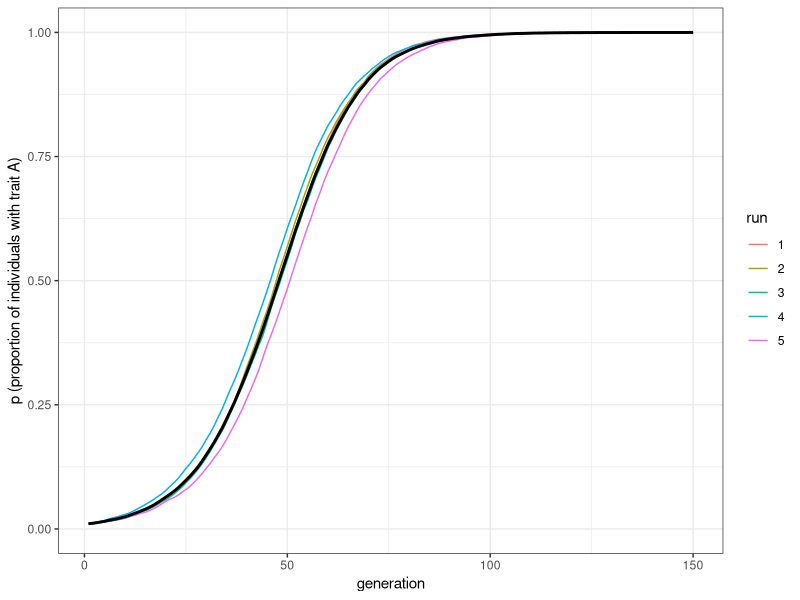
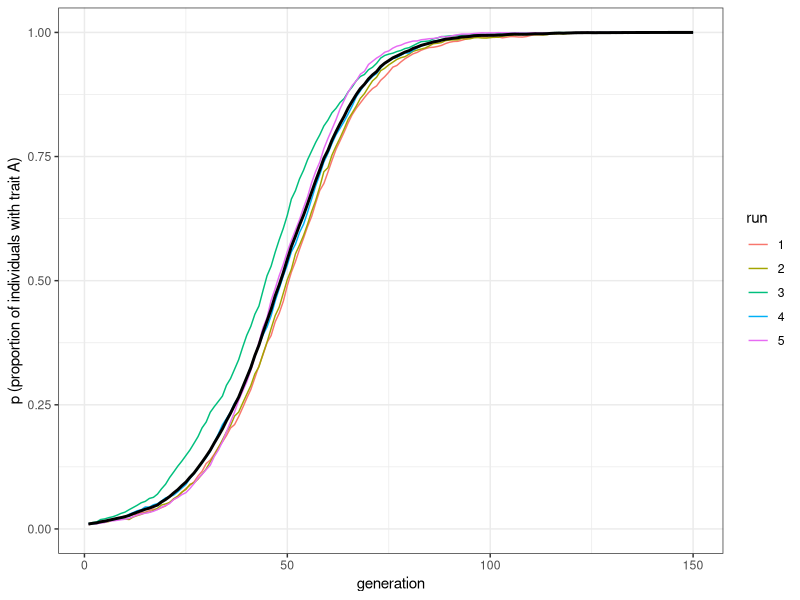
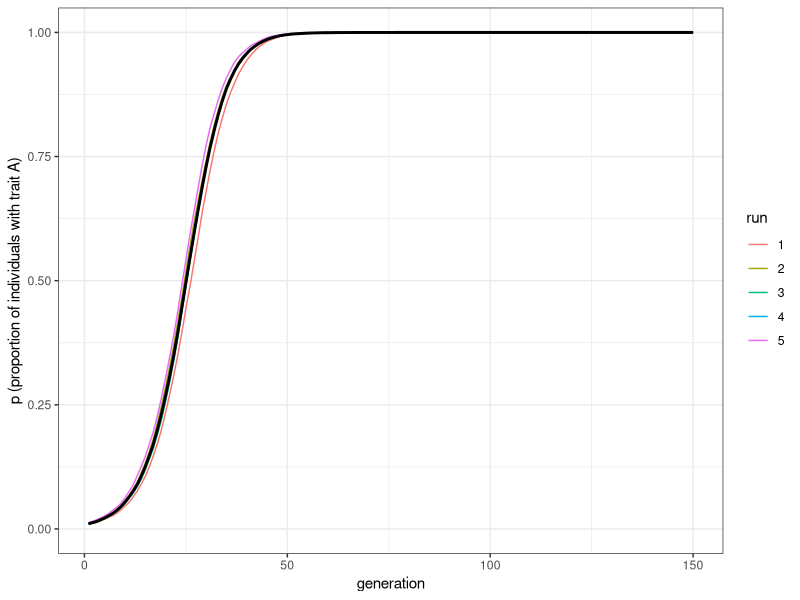

The R source for these figures, in order:
## ---- chunk 1
library(tidyverse)

biased_transmission_direct <- function (
  population_size, N, s_a, s_b, p_0, t_max, r_max) {
  
  output <- tibble(generation = rep(1:t_max, r_max), 
                   p = as.numeric(rep(NA, t_max * r_max)), 
                   run = as.factor(rep(1:r_max, each = t_max)))
  
  for (r in 1:r_max) {
    # Create first generation
    population <- tibble(trait = sample(c("A", "B"), N, 
                                        replace = TRUE, prob = c(p_0, 1 - p_0))) 
    
    # Add first generation's p for run r
    output[output$generation == 1 & output$run == r, ]$p <- 
      sum(population$trait == "A") / N 

    for (t in 2:t_max) {
      # Copy individuals to previous_population tibble
      previous_population <- population 
      
      # For each individual, pick a random individual from the previous generation
      demonstrator_trait <- 
        tibble(trait = sample(previous_population$trait, N, replace = TRUE)) 
      
      # Biased probabilities to copy:
      copy_a <- sample(c(TRUE, FALSE), N, prob = c(s_a, 1 - s_a), replace = TRUE) 
      copy_b <- sample(c(TRUE, FALSE), N, prob = c(s_b, 1 - s_b), replace = TRUE) 
      
      # If the demonstrator has trait A and the individual wants to copy A, then copy A
      if (nrow(population[copy_a & demonstrator_trait$trait == "A", ]) > 0) {
        population[copy_a & demonstrator_trait$trait == "A", ]$trait <- "A" 
      }  
      
      # If the demonstrator has trait B and the individual wants to copy B, then copy B
      if (nrow(population[copy_b & demonstrator_trait$trait == "B", ]) > 0) {
        population[copy_b & demonstrator_trait$trait == "B", ]$trait <- "B" 
      }  
      # Get p and put it into output slot for this generation t and run r
      output[output$generation == t & output$run == r, ]$p <- 
        sum(population$trait == "A") / N 
    }
  }
  # Export data from function
  output 
}
## ---- chunk 2
plot_multiple_runs <- function(data_model) {
  ggplot(data = data_model, aes(y = p, x = generation)) +
    geom_line(aes(colour = run)) +
    stat_summary(fun = mean, geom = "line", size = 1) +
    ylim(c(0, 1)) +
    theme_bw() +
    labs(y = "p (proportion of individuals with trait A)")
}
## ---- chunk 3
data_model <- biased_transmission_direct(N = 10000, s_a = 0.1, s_b = 0 , 
                                         p_0 = 0.01, t_max = 150, r_max = 5)
plot_multiple_runs(data_model)
## ---- chunk 4
data_model <- biased_transmission_direct(N = 10000, s_a = 0.6, s_b = 0.5 , 
                                         p_0 = 0.01, t_max = 150, r_max = 5)
plot_multiple_runs(data_model)
## ---- chunk 5
data_model <- biased_transmission_direct(N = 10000, s_a = 0.2, s_b = 0 , 
                                         p_0 = 0.01, t_max = 150, r_max = 5)
plot_multiple_runs(data_model)
